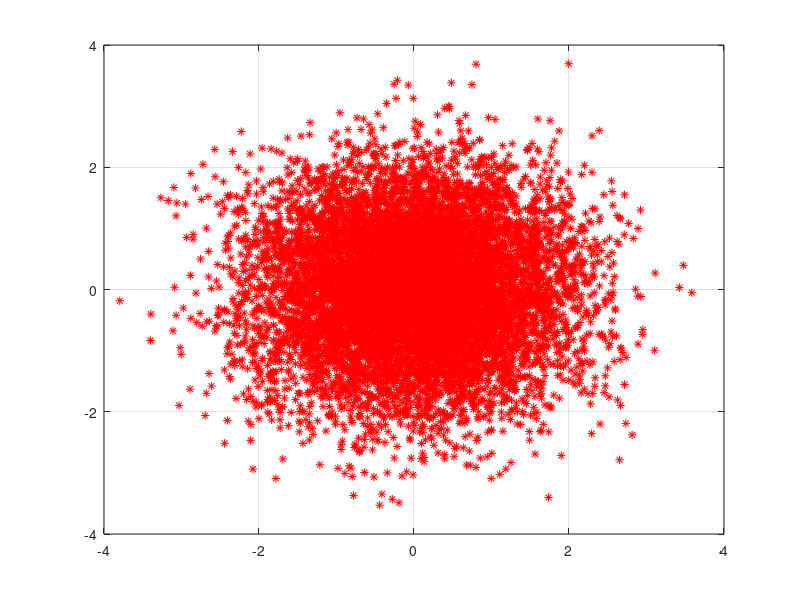
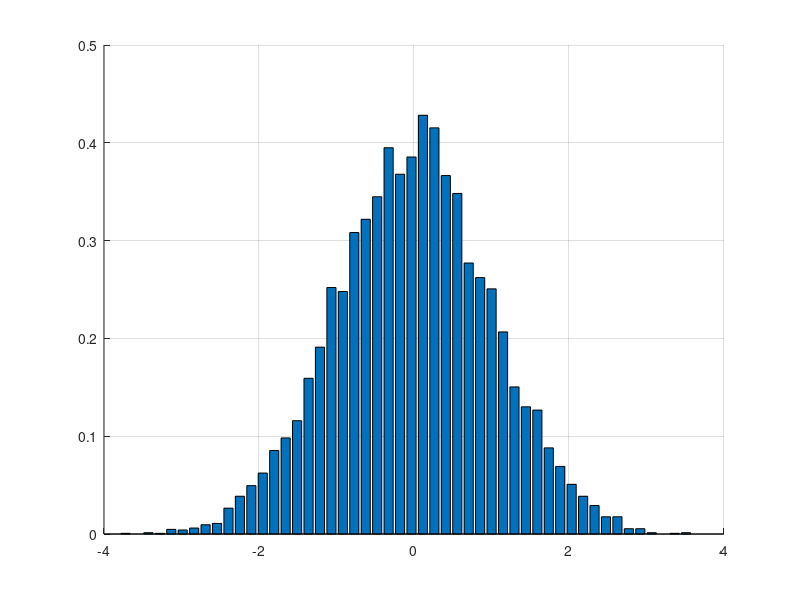
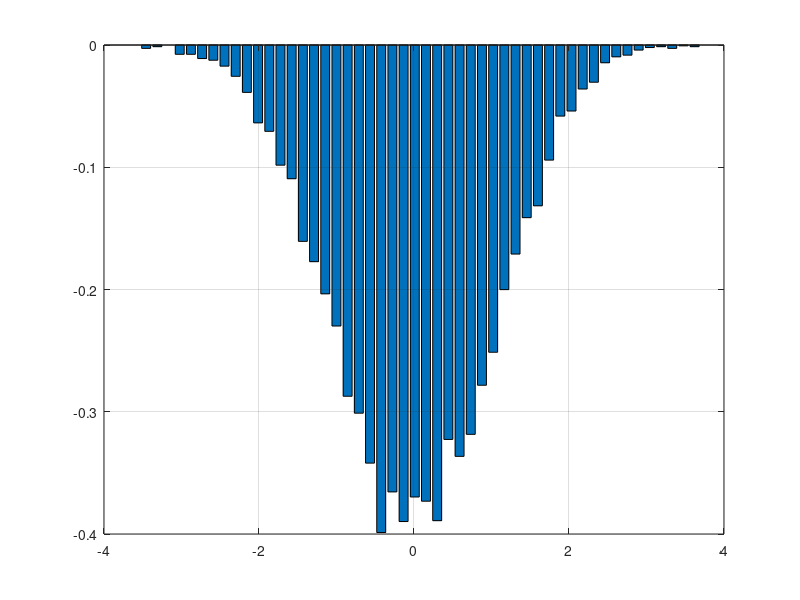

MATLAB code for these plots, in order:
N = 10000;
ecart_theo = 3;
mu_theo = 4;

U1 = rand(1,N);
U2 = rand(1,N);

% TD
X = sqrt(-2*log(U1)).*cos(2*pi*U2);
Y = sqrt(-2*log(U1)).*sin(2*pi*U2);

figure(1); 
plot(X,Y, '*r');
grid;

a = min(X);
b = max(X);

c = min(Y);
d = max(Y);

n=50;

% simulation Box Muller X
figure(2);
hold on;
[hx, xout] = hist(X, n);
bar(xout, hx/(N*(b-a)/n));
grid;

% densité théorique X
%f= (1/(ecart_theo.sqrt(2*pi)))*exp(-(X-mu_theo).^2/(2*ecart-theo.^2));
%plot(xout, f);

% simulation Box Muller X
figure(3);
[hy, yout] = hist(Y, n);
bar(yout, hy/(N*(c-d)/n));
grid;






